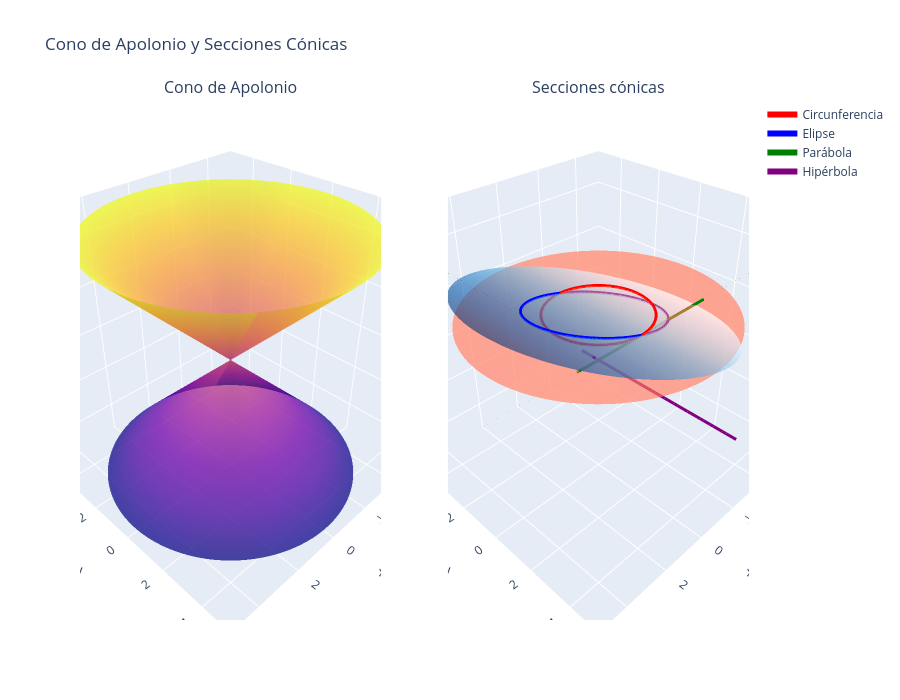

Here is the notebook cell this chart was saved with:
### Markdown cell above
# **Código completo en Plotly (3D interactivo)**

### Code cell
import numpy as np
import plotly.graph_objects as go
from plotly.subplots import make_subplots

# Crear figura con dos paneles
fig = make_subplots(
    rows=1, cols=2,
    specs=[[{"type": "scene"}, {"type": "scene"}]],
    subplot_titles=("Cono de Apolonio", "Secciones cónicas")
)

# =========================
# CONO (doble)
# =========================
u = np.linspace(0, 2*np.pi, 100)
v = np.linspace(-5, 5, 100)
U, V = np.meshgrid(u, v)

X = V * np.cos(U)
Y = V * np.sin(U)
Z = V

fig.add_trace(go.Surface(
    x=X, y=Y, z=Z,
    opacity=0.5,
    showscale=False,
), row=1, col=1)

fig.add_trace(go.Surface(
    x=X, y=Y, z=-Z,
    opacity=0.5,
    showscale=False,
), row=1, col=1)

# =========================
# PLANOS Y SECCIONES
# =========================

t = np.linspace(0, 2*np.pi, 200)

# Circunferencia (plano horizontal)
z0 = 2
x_circ = z0 * np.cos(t)
y_circ = z0 * np.sin(t)
z_circ = np.full_like(t, z0)

fig.add_trace(go.Surface(
    x=X, y=Y, z=np.full_like(Z, z0),
    opacity=0.4,
    colorscale="Reds",
    showscale=False
), row=1, col=2)

fig.add_trace(go.Scatter3d(
    x=x_circ, y=y_circ, z=z_circ,
    mode='lines',
    line=dict(color='red', width=6),
    name="Circunferencia"
), row=1, col=2)

# Elipse (plano inclinado)
x_el = 3*np.cos(t)
y_el = 2*np.sin(t)
z_el = 2 + 0.3*x_el

fig.add_trace(go.Surface(
    x=X, y=Y, z=2 + 0.3*X,
    opacity=0.4,
    colorscale="Blues",
    showscale=False
), row=1, col=2)

fig.add_trace(go.Scatter3d(
    x=x_el, y=y_el, z=z_el,
    mode='lines',
    line=dict(color='blue', width=6),
    name="Elipse"
), row=1, col=2)

# Parábola (plano paralelo a generatriz)
x_par = np.linspace(-3, 3, 200)
y_par = x_par**2 / 4
z_par = y_par

fig.add_trace(go.Surface(
    x=X, y=Y, z=Y,
    opacity=0.4,
    colorscale="Greens",
    showscale=False
), row=1, col=2)

fig.add_trace(go.Scatter3d(
    x=x_par, y=y_par, z=z_par,
    mode='lines',
    line=dict(color='green', width=6),
    name="Parábola"
), row=1, col=2)

# Hipérbola (plano paralelo al eje del cono)
x_hip = np.linspace(-4, 4, 200)
y_hip = np.sqrt(np.abs(x_hip**2 - 1))
z_hip = x_hip

fig.add_trace(go.Surface(
    x=X, y=Y, z=X,
    opacity=0.4,
    colorscale="Purples",
    showscale=False
), row=1, col=2)

fig.add_trace(go.Scatter3d(
    x=x_hip, y=y_hip, z=z_hip,
    mode='lines',
    line=dict(color='purple', width=6),
    name="Hipérbola"
), row=1, col=2)

# =========================
# AJUSTES FINALES
# =========================

fig.update_layout(
    title="Cono de Apolonio y Secciones Cónicas",
    height=700,
    showlegend=True
)

fig.show()
fig.write_image(r"C:\Users\marco\Downloads\cono_de_apolonio.png")

### Figure 1 — Plotly figure (JSON) as saved in the notebook; plotly's stock layout.template omitted (floating-point values rounded to 4 significant figures; data arrays with more than 128 entries replaced by an {"elided": "..."} marker saying what was removed)
{"data": [{"opacity": 0.5, "scene": "scene", "showscale": false, "type": "surface", "x": {"elided": "100x100 float values"}, "y": {"elided": "100x100 float values"}, "z": {"elided": "100x100 float values"}}, {"opacity": 0.5, "scene": "scene", "showscale": false, "type": "surface", "x": {"elided": "100x100 float values"}, "y": {"elided": "100x100 float values"}, "z": {"elided": "100x100 float values"}}, {"colorscale": [[0, "rgb(255,245,240)"], [0.125, "rgb(254,224,210)"], [0.25, "rgb(252,187,161)"], [0.375, "rgb(252,146,114)"], [0.5, "rgb(251,106,74)"], [0.625, "rgb(239,59,44)"], [0.75, "rgb(203,24,29)"], [0.875, "rgb(165,15,21)"], [1, "rgb(103,0,13)"]], "opacity": 0.4, "scene": "scene2", "showscale": false, "type": "surface", "x": {"elided": "100x100 float values"}, "y": {"elided": "100x100 float values"}, "z": {"elided": "100x100 float values"}}, {"line": {"color": "red", "width": 6}, "mode": "lines", "name": "Circunferencia", "scene": "scene2", "type": "scatter3d", "x": {"elided": "200 float values"}, "y": {"elided": "200 float values"}, "z": {"elided": "200 float values"}}, {"colorscale": [[0, "rgb(247,251,255)"], [0.125, "rgb(222,235,247)"], [0.25, "rgb(198,219,239)"], [0.375, "rgb(158,202,225)"], [0.5, "rgb(107,174,214)"], [0.625, "rgb(66,146,198)"], [0.75, "rgb(33,113,181)"], [0.875, "rgb(8,81,156)"], [1, "rgb(8,48,107)"]], "opacity": 0.4, "scene": "scene2", "showscale": false, "type": "surface", "x": {"elided": "100x100 float values"}, "y": {"elided": "100x100 float values"}, "z": {"elided": "100x100 float values"}}, {"line": {"color": "blue", "width": 6}, "mode": "lines", "name": "Elipse", "scene": "scene2", "type": "scatter3d", "x": {"elided": "200 float values"}, "y": {"elided": "200 float values"}, "z": {"elided": "200 float values"}}, {"colorscale": [[0, "rgb(247,252,245)"], [0.125, "rgb(229,245,224)"], [0.25, "rgb(199,233,192)"], [0.375, "rgb(161,217,155)"], [0.5, "rgb(116,196,118)"], [0.625, "rgb(65,171,93)"], [0.75, "rgb(35,139,69)"], [0.875, "rgb(0,109,44)"], [1, "rgb(0,68,27)"]], "opacity": 0.4, "scene": "scene2", "showscale": false, "type": "surface", "x": {"elided": "100x100 float values"}, "y": {"elided": "100x100 float values"}, "z": {"elided": "100x100 float values"}}, {"line": {"color": "green", "width": 6}, "mode": "lines", "name": "Parábola", "scene": "scene2", "type": "scatter3d", "x": {"elided": "200 float values"}, "y": {"elided": "200 float values"}, "z": {"elided": "200 float values"}}, {"colorscale": [[0, "rgb(252,251,253)"], [0.125, "rgb(239,237,245)"], [0.25, "rgb(218,218,235)"], [0.375, "rgb(188,189,220)"], [0.5, "rgb(158,154,200)"], [0.625, "rgb(128,125,186)"], [0.75, "rgb(106,81,163)"], [0.875, "rgb(84,39,143)"], [1, "rgb(63,0,125)"]], "opacity": 0.4, "scene": "scene2", "showscale": false, "type": "surface", "x": {"elided": "100x100 float values"}, "y": {"elided": "100x100 float values"}, "z": {"elided": "100x100 float values"}}, {"line": {"color": "purple", "width": 6}, "mode": "lines", "name": "Hipérbola", "scene": "scene2", "type": "scatter3d", "x": {"elided": "200 float values"}, "y": {"elided": "200 float values"}, "z": {"elided": "200 float values"}}], "layout": {"annotations": [{"font": {"size": 16}, "showarrow": false, "text": "Cono de Apolonio", "x": 0.225, "xanchor": "center", "xref": "paper", "y": 1, "yanchor": "bottom", "yref": "paper"}, {"font": {"size": 16}, "showarrow": false, "text": "Secciones cónicas", "x": 0.775, "xanchor": "center", "xref": "paper", "y": 1, "yanchor": "bottom", "yref": "paper"}], "height": 700, "scene": {"domain": {"x": [0, 0.45], "y": [0, 1]}}, "scene2": {"domain": {"x": [0.55, 1], "y": [0, 1]}}, "showlegend": true, "title": {"text": "Cono de Apolonio y Secciones Cónicas"}}}
